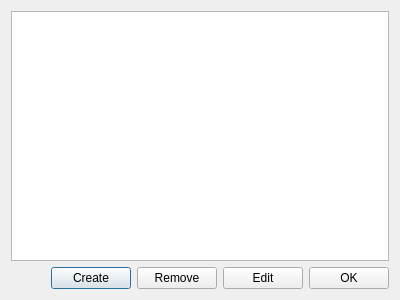
<?xml version="1.0" encoding="UTF-8"?>
<ui version="4.0">
 <class>EngineSettingsDialog</class>
 <widget class="QDialog" name="EngineSettingsDialog">
  <property name="geometry">
   <rect>
    <x>0</x>
    <y>0</y>
    <width>400</width>
    <height>300</height>
   </rect>
  </property>
  <property name="windowTitle">
   <string>Engines</string>
  </property>
  <layout class="QVBoxLayout" name="verticalLayout">
   <item>
    <widget class="EngineListWidget" name="list"/>
   </item>
   <item>
    <layout class="QHBoxLayout" name="horizontalLayout_2">
     <item>
      <spacer name="spacer">
       <property name="orientation">
        <enum>Qt::Horizontal</enum>
       </property>
       <property name="sizeHint" stdset="0">
        <size>
         <width>40</width>
         <height>20</height>
        </size>
       </property>
      </spacer>
     </item>
     <item>
      <widget class="QPushButton" name="create">
       <property name="text">
        <string>Create</string>
       </property>
      </widget>
     </item>
     <item>
      <widget class="QPushButton" name="remove">
       <property name="text">
        <string>Remove</string>
       </property>
      </widget>
     </item>
     <item>
      <widget class="QPushButton" name="edit">
       <property name="text">
        <string>Edit</string>
       </property>
      </widget>
     </item>
     <item>
      <widget class="QPushButton" name="ok">
       <property name="text">
        <string>OK</string>
       </property>
      </widget>
     </item>
    </layout>
   </item>
  </layout>
 </widget>
 <customwidgets>
  <customwidget>
   <class>EngineListWidget</class>
   <extends>QListWidget</extends>
   <header>gui/engine-list-widget.hpp</header>
  </customwidget>
 </customwidgets>
 <resources/>
 <connections/>
</ui>
